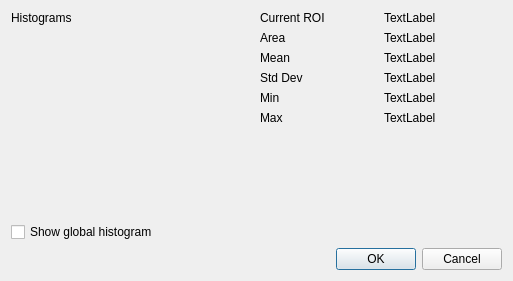
<?xml version="1.0" encoding="UTF-8"?>
<ui version="4.0">
 <class>ImageViewerInfoDialog</class>
 <widget class="QDialog" name="ImageViewerInfoDialog">
  <property name="geometry">
   <rect>
    <x>0</x>
    <y>0</y>
    <width>513</width>
    <height>281</height>
   </rect>
  </property>
  <property name="windowTitle">
   <string>Dialog</string>
  </property>
  <layout class="QVBoxLayout" name="verticalLayout">
   <item>
    <layout class="QHBoxLayout" name="horizontalLayout">
     <item>
      <layout class="QVBoxLayout" name="verticalLayout_4">
       <item>
        <widget class="QLabel" name="label_2">
         <property name="sizePolicy">
          <sizepolicy hsizetype="Preferred" vsizetype="Maximum">
           <horstretch>0</horstretch>
           <verstretch>0</verstretch>
          </sizepolicy>
         </property>
         <property name="text">
          <string>Histograms</string>
         </property>
        </widget>
       </item>
       <item>
        <widget class="QtAddons::Plotter" name="histogramplot" native="true"/>
       </item>
       <item>
        <widget class="QCheckBox" name="check_showglobal">
         <property name="text">
          <string>Show global histogram</string>
         </property>
        </widget>
       </item>
      </layout>
     </item>
     <item>
      <layout class="QVBoxLayout" name="verticalLayout_3">
       <item>
        <layout class="QHBoxLayout" name="horizontalLayout_5">
         <item>
          <widget class="QLabel" name="label_5">
           <property name="text">
            <string>Current ROI</string>
           </property>
          </widget>
         </item>
         <item>
          <widget class="QLabel" name="label_ROI">
           <property name="text">
            <string>TextLabel</string>
           </property>
          </widget>
         </item>
        </layout>
       </item>
       <item>
        <layout class="QHBoxLayout" name="horizontalLayout_6">
         <item>
          <widget class="QLabel" name="label_7">
           <property name="text">
            <string>Area</string>
           </property>
          </widget>
         </item>
         <item>
          <widget class="QLabel" name="label_Area">
           <property name="text">
            <string>TextLabel</string>
           </property>
          </widget>
         </item>
        </layout>
       </item>
       <item>
        <layout class="QHBoxLayout" name="horizontalLayout_3">
         <item>
          <widget class="QLabel" name="label">
           <property name="text">
            <string>Mean</string>
           </property>
          </widget>
         </item>
         <item>
          <widget class="QLabel" name="label_Mean">
           <property name="text">
            <string>TextLabel</string>
           </property>
          </widget>
         </item>
        </layout>
       </item>
       <item>
        <layout class="QHBoxLayout" name="horizontalLayout_4">
         <item>
          <widget class="QLabel" name="label_3">
           <property name="text">
            <string>Std Dev</string>
           </property>
          </widget>
         </item>
         <item>
          <widget class="QLabel" name="label_StdDev">
           <property name="text">
            <string>TextLabel</string>
           </property>
          </widget>
         </item>
        </layout>
       </item>
       <item>
        <layout class="QHBoxLayout" name="horizontalLayout_7">
         <item>
          <widget class="QLabel" name="label_10">
           <property name="text">
            <string>Min</string>
           </property>
          </widget>
         </item>
         <item>
          <widget class="QLabel" name="label_Min">
           <property name="text">
            <string>TextLabel</string>
           </property>
          </widget>
         </item>
        </layout>
       </item>
       <item>
        <layout class="QHBoxLayout" name="horizontalLayout_2">
         <item>
          <widget class="QLabel" name="label_4">
           <property name="text">
            <string>Max</string>
           </property>
          </widget>
         </item>
         <item>
          <widget class="QLabel" name="label_Max">
           <property name="text">
            <string>TextLabel</string>
           </property>
          </widget>
         </item>
        </layout>
       </item>
       <item>
        <spacer name="verticalSpacer">
         <property name="orientation">
          <enum>Qt::Vertical</enum>
         </property>
         <property name="sizeHint" stdset="0">
          <size>
           <width>20</width>
           <height>40</height>
          </size>
         </property>
        </spacer>
       </item>
      </layout>
     </item>
    </layout>
   </item>
   <item>
    <widget class="QDialogButtonBox" name="buttonBox">
     <property name="orientation">
      <enum>Qt::Horizontal</enum>
     </property>
     <property name="standardButtons">
      <set>QDialogButtonBox::Cancel|QDialogButtonBox::Ok</set>
     </property>
    </widget>
   </item>
  </layout>
 </widget>
 <customwidgets>
  <customwidget>
   <class>QtAddons::Plotter</class>
   <extends>QWidget</extends>
   <header location="global">plotter.h</header>
   <container>1</container>
  </customwidget>
 </customwidgets>
 <resources/>
 <connections>
  <connection>
   <sender>buttonBox</sender>
   <signal>accepted()</signal>
   <receiver>ImageViewerInfoDialog</receiver>
   <slot>accept()</slot>
   <hints>
    <hint type="sourcelabel">
     <x>248</x>
     <y>254</y>
    </hint>
    <hint type="destinationlabel">
     <x>157</x>
     <y>274</y>
    </hint>
   </hints>
  </connection>
  <connection>
   <sender>buttonBox</sender>
   <signal>rejected()</signal>
   <receiver>ImageViewerInfoDialog</receiver>
   <slot>reject()</slot>
   <hints>
    <hint type="sourcelabel">
     <x>316</x>
     <y>260</y>
    </hint>
    <hint type="destinationlabel">
     <x>286</x>
     <y>274</y>
    </hint>
   </hints>
  </connection>
 </connections>
</ui>
